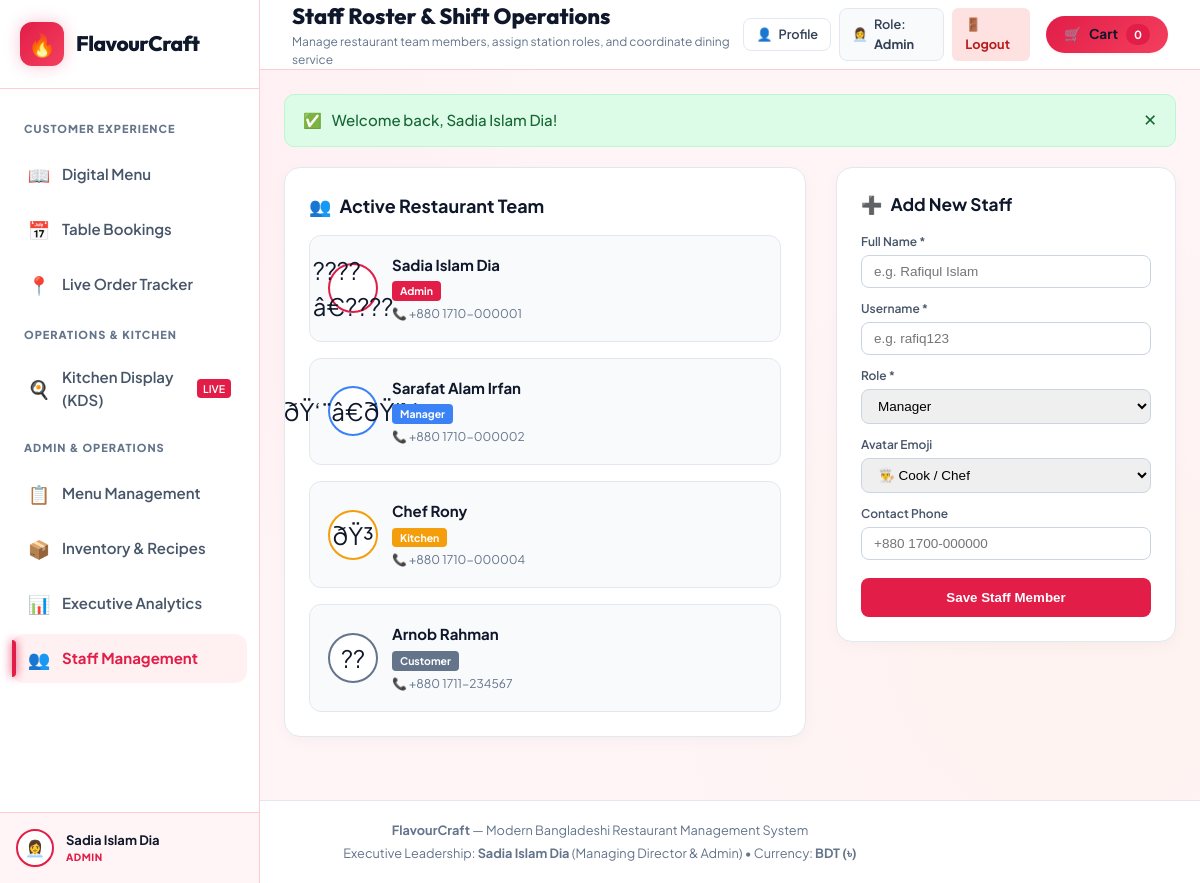
The page /staff.php (signed in) on the database as committed earlier.
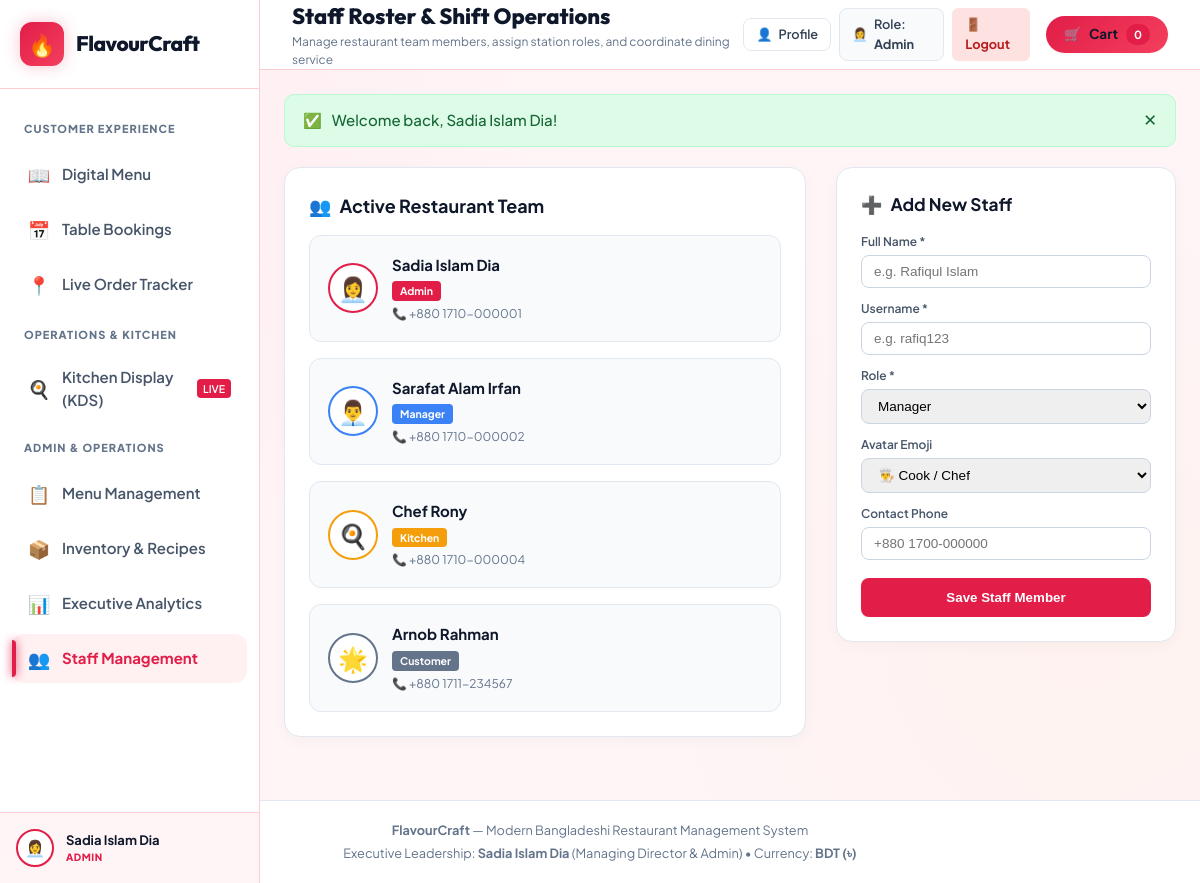
The same page on the database as committed later.
### tables this page shows
CREATE TABLE `users` (
  `id` int(11) NOT NULL AUTO_INCREMENT,
  `user_uid` varchar(64) NOT NULL,
  `username` varchar(50) NOT NULL,
  `password` varchar(255) NOT NULL,
  `name` varchar(100) NOT NULL,
  `role` enum('Admin','Manager','Kitchen','Customer') NOT NULL DEFAULT 'Customer',
  `avatar` varchar(50) DEFAULT NULL,
  `phone` varchar(30) DEFAULT NULL,
  `email` varchar(100) DEFAULT NULL,
  `delivery_address` text DEFAULT NULL,
  `created_at` timestamp NOT NULL DEFAULT current_timestamp(),
  PRIMARY KEY (`id`),
  UNIQUE KEY `user_uid` (`user_uid`),
  UNIQUE KEY `username` (`username`)
);

### config/db.php (called while the page is built, shortened)
<?php
$db_host = getenv('DB_HOST') ?: 'localhost';
$db_name = getenv('DB_NAME') ?: 'flavourcraft';
$db_user = getenv('DB_USER') ?: 'root';
$db_pass = getenv('DB_PASS') ?: '';
$db_port = (int)(getenv('DB_PORT') ?: 3306);
$conn = @mysqli_connect($db_host, $db_user, $db_pass, $db_name, $db_port);
if (!$conn) {
    $db_error = mysqli_connect_error();
} else {
    mysqli_set_charset($conn, "utf8mb4");
}
function get_user_avatar($avatar = '', $role = 'Customer') {
    if (!empty($avatar) && strpos($avatar, '?') === false) {
        return $avatar;
    }
    $role_avatars = [
        'Admin' => '👩‍💼',
        'Manager' => '👨‍💼',
        'Kitchen' => '🍳',
        'Customer' => '🌟',
        'Guest' => '👤'
    ];
    return $role_avatars[$role] ?? '👤';
}
function get_current_user_data() {
    global $conn;
    if (isset($_SESSION['user']) && is_array($_SESSION['user'])) {
        if ($conn && !empty($_SESSION['user']['user_uid'])) {
            $safe_uid = mysqli_real_escape_string($conn, $_SESSION['user']['user_uid']);
            $res = mysqli_query($conn, "SELECT * FROM users WHERE user_uid = '{$safe_uid}' LIMIT 1");
            if ($res && $db_user = mysqli_fetch_assoc($res)) {
                $_SESSION['user'] = array_merge($_SESSION['user'], $db_user);
            }
        }
        return $_SESSION['user'];
    }
    return [
        'user_uid' => null,
        'username' => 'guest',
        'name' => 'Guest Customer',
        'role' => 'Guest',
        'avatar' => '👤',
        'email' => null
    ];
}

### includes/auth_check.php (called while the page is built, shortened)
<?php
require_once __DIR__ . '/../config/db.php';
function check_auth($allowed_roles = []) {
    $user = get_current_user_data();
    return true;
}

### staff.php (the view, shortened to what the changed rows need)
<?php
require_once __DIR__ . '/config/db.php';
require_once __DIR__ . '/includes/auth_check.php';
check_auth(['Admin', 'Manager']);
$conn = get_db();
$staff_members = [];
if ($conn) {
    $res = mysqli_query($conn, "SELECT * FROM users ORDER BY FIELD(role, 'Admin', 'Manager', 'Kitchen', 'Customer'), id ASC");
    if ($res) {
        while ($row = mysqli_fetch_assoc($res)) {
            $staff_members[] = $row;
        }
    }
}
$page_heading = 'Staff Roster & Shift Operations';
require_once __DIR__ . '/includes/header.php';
?>
<div style="display: grid; grid-template-columns: 1fr 340px; gap: 30px; align-items: start;">
  <div style="background: #fff; border-radius: 16px; padding: 24px; border: 1px solid #e2e8f0; box-shadow: 0 4px 15px rgba(0,0,0,0.03);">
    <div style="display: grid; grid-template-columns: repeat(auto-fill, minmax(280px, 1fr)); gap: 16px;">
      <?php foreach ($staff_members as $member):
        $role = $member['role'];
        $badge_color = ($role === 'Admin') ? '#e11d48' : (($role === 'Manager') ? '#3b82f6' : (($role === 'Kitchen') ? '#f59e0b' : '#64748b'));
      ?>
        <div style="background: #f8fafc; border-radius: 12px; padding: 18px; border: 1px solid #e2e8f0; display: flex; gap: 14px; align-items: center;">
          <div style="width: 50px; height: 50px; border-radius: 50%; background: #fff; border: 2px solid <?php echo $badge_color; ?>; display: flex; align-items: center; justify-content: center; font-size: 1.6rem;">
            <?php echo htmlspecialchars($member['avatar'] ?? '👤'); ?>
          </div>
          <div>
            <h4 style="margin: 0 0 2px; font-size: 1rem; color: #0f172a;">
              <?php echo htmlspecialchars($member['name']); ?>
            </h4>
            <span style="display: inline-block; background: <?php echo $badge_color; ?>; color: #fff; font-size: 0.7rem; font-weight: 700; padding: 2px 8px; border-radius: 4px; margin-bottom: 4px;">
              <?php echo htmlspecialchars($role); ?>
            </span>
            <div style="font-size: 0.8rem; color: #64748b;">
              📞 <?php echo htmlspecialchars($member['phone'] ?? 'N/A'); ?>
            </div>
          </div>
        </div>
      <?php endforeach; ?>
    </div>
  </div>
</div>
<?php require_once __DIR__ . '/includes/footer.php'; ?>

### includes/header.php (shortened to what the changed rows need)
<?php
require_once __DIR__ . '/../config/db.php';
$current_user = get_current_user_data();
$page_heading = $page_heading ?? 'FlavourCraft Menu';
?>
<!DOCTYPE html>
<html lang="en">
<head>
  <link rel="stylesheet" href="css/variables.css" />
  <link rel="stylesheet" href="css/style.css" />
  <link rel="stylesheet" href="css/menu.css" />
  <link rel="stylesheet" href="css/ordering.css" />
  <link rel="stylesheet" href="css/reservations.css" />
  <link rel="stylesheet" href="css/kds.css" />
  <link rel="stylesheet" href="css/inventory.css" />
  <link rel="stylesheet" href="css/analytics.css" />
  <link rel="stylesheet" href="css/staff.css" />
  <link rel="stylesheet" href="css/rbac.css" />
  <link rel="stylesheet" href="css/auth.css" />
</head>
<body>
  <div id="app-shell">
    <aside class="sidebar" id="app-sidebar">
      <div class="brand-container">
        <a href="index.php" style="display:flex; align-items:center; gap:12px; text-decoration:none; color:inherit;">
          <div class="brand-text">
            <h1 style="margin:0; font-size:1.4rem;">FlavourCraft</h1>
          </div>
        </a>
      </div>
      <div class="sidebar-footer">
        <a href="<?php echo isset($_SESSION['user']) ? 'profile.php' : 'login.php'; ?>" style="text-decoration:none; color:inherit; display:block;">
          <div class="user-profile-card" style="cursor:pointer;" title="<?php echo isset($_SESSION['user']) ? 'Click to view & edit your profile' : 'Click to sign in'; ?>">
            <div class="user-avatar"><?php echo htmlspecialchars(get_user_avatar($current_user['avatar'] ?? '', $current_user['role'] ?? 'Guest')); ?></div>
            <div class="user-info">
              <div class="user-name"><?php echo htmlspecialchars($current_user['name'] ?? 'Guest Customer'); ?></div>
              <div class="user-role-badge"><?php echo htmlspecialchars($current_user['role'] ?? 'Guest'); ?></div>
            </div>
          </div>
        </a>
      </div>
    </aside>
    <div class="main-wrapper">
      <header class="topbar">
        <div class="topbar-left">
          <div class="page-heading">
            <h2 id="topbar-page-title"><?php echo htmlspecialchars($page_heading); ?></h2>
          </div>
        </div>
        <div class="topbar-right">
          <div style="display:flex; align-items:center; gap:8px;">
            <?php if (isset($_SESSION['user'])): ?>
              <a href="profile.php" class="btn btn-secondary" style="padding:6px 12px; font-size:0.85rem; text-decoration:none; display:inline-flex; align-items:center; gap:6px; border:1px solid #e2e8f0; border-radius:8px; background:#fff; color:#334155; font-weight:600;" title="Edit Profile">
                <span>👤</span>
                <span>Profile</span>
              </a>
              <a href="login.php" class="btn btn-secondary" style="padding:6px 12px; font-size:0.85rem; text-decoration:none; display:inline-flex; align-items:center; gap:6px; border:1px solid #e2e8f0; border-radius:8px; background:#f8fafc; color:#334155; font-weight:600;" title="Switch Role">
                <span><?php echo htmlspecialchars(get_user_avatar($current_user['avatar'] ?? '', $current_user['role'])); ?></span>
                <span>Role: <strong><?php echo htmlspecialchars($current_user['role']); ?></strong></span>
              </a>
              <a href="logout.php" class="btn btn-sm" style="padding:6px 12px; font-size:0.85rem; text-decoration:none; background:#fee2e2; color:#b91c1c; border-radius:6px; font-weight:700;">🚪 Logout</a>
            <?php endif; ?>
          </div>
        </div>
      </header>
      <main class="content-body" style="padding: 24px;">

Rows that differ between the two databases and show on the page:
changed users "Sadia Islam Dia": avatar "????â€????" → "👩‍💼"
changed users "Sarafat Alam Irfan": avatar "ðŸ‘¨â€ðŸ’¼" → "👨‍💼"
changed users "Chef Rony": avatar "ðŸ³" → "🍳"
changed users "Arnob Rahman": avatar "??" → "🌟"
